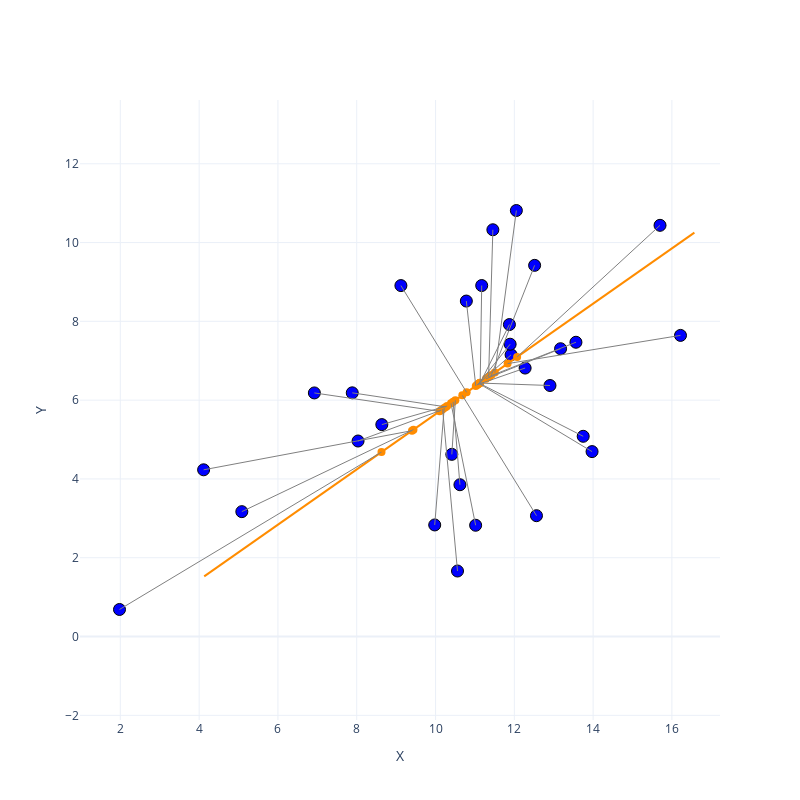

Write notebook code for a chart like this one.
### Markdown cell above
### Visualize PPCA projections with given variance $\sigma^2$

### Code cell
sigma2 = 10
ppca_sigma_fixed = PPCA_closed_form(nb_components=1, sigma2 = sigma2)

ppca_sigma_fixed.fit(X)
projections_sigma_fixed = ppca_sigma_fixed.transform(X)
W = ppca_sigma_fixed.W
eigenvector = ppca_sigma_fixed.components

projections_ppca_sigma_fixed_2d = projections_sigma_fixed @ W.T + mean_X
plot_fig_projections(X, projections_ppca_sigma_fixed_2d, line_scale = 4.5)
print("Likelihood : ", get_likelihood(X, W, sigma2=sigma2))

### Figure 1 — Plotly figure (JSON) as saved in the notebook; plotly's stock layout.template omitted (floating-point values rounded to 4 significant figures)
{"data": [{"marker": {"color": "blue", "line": {"color": "black", "width": 1}, "size": 12}, "mode": "markers", "name": "Original data", "showlegend": false, "type": "scatter", "x": [13.75, 11.92, 7.886, 11.89, 4.113, 13.17, 13.97, 8.034, 11.17, 9.121, 9.979, 15.7, 11.02, 5.083, 12.05, 6.925, 10.56, 8.637, 12.52, 11.46, 1.979, 10.78, 10.41, 12.27, 11.88, 13.56, 12.56, 10.62, 12.91, 16.22], "y": [5.082, 7.15, 6.185, 7.419, 4.232, 7.305, 4.694, 4.962, 8.909, 8.908, 2.832, 10.44, 2.824, 3.17, 10.81, 6.183, 1.663, 5.379, 9.421, 10.32, 0.6864, 8.515, 4.624, 6.814, 7.919, 7.469, 3.067, 3.853, 6.371, 7.643]}, {"marker": {"color": "darkorange", "size": 8}, "mode": "markers", "name": "Projections", "showlegend": false, "type": "scatter", "x": [11.12, 11.05, 10.26, 11.08, 9.402, 11.28, 11.11, 10.14, 11.13, 10.79, 10.22, 12.07, 10.39, 9.44, 11.5, 10.1, 10.18, 10.29, 11.42, 11.35, 8.629, 11.02, 10.5, 11.07, 11.14, 11.37, 10.68, 10.45, 11.13, 11.83], "y": [6.426, 6.382, 5.829, 6.401, 5.225, 6.542, 6.421, 5.745, 6.439, 6.198, 5.798, 7.097, 5.92, 5.251, 6.699, 5.716, 5.77, 5.851, 6.639, 6.589, 4.682, 6.361, 5.997, 6.396, 6.44, 6.602, 6.121, 5.958, 6.434, 6.928]}, {"line": {"color": "darkorange", "width": 2}, "mode": "lines", "name": "Principal direction", "showlegend": false, "type": "scatter", "x": [4.129, 16.57], "y": [1.525, 10.25]}, {"line": {"color": "gray", "width": 1}, "mode": "lines", "showlegend": false, "type": "scatter", "x": [13.75, 11.12], "y": [5.082, 6.426]}, {"line": {"color": "gray", "width": 1}, "mode": "lines", "showlegend": false, "type": "scatter", "x": [11.92, 11.05], "y": [7.15, 6.382]}, {"line": {"color": "gray", "width": 1}, "mode": "lines", "showlegend": false, "type": "scatter", "x": [7.886, 10.26], "y": [6.185, 5.829]}, {"line": {"color": "gray", "width": 1}, "mode": "lines", "showlegend": false, "type": "scatter", "x": [11.89, 11.08], "y": [7.419, 6.401]}, {"line": {"color": "gray", "width": 1}, "mode": "lines", "showlegend": false, "type": "scatter", "x": [4.113, 9.402], "y": [4.232, 5.225]}, {"line": {"color": "gray", "width": 1}, "mode": "lines", "showlegend": false, "type": "scatter", "x": [13.17, 11.28], "y": [7.305, 6.542]}, {"line": {"color": "gray", "width": 1}, "mode": "lines", "showlegend": false, "type": "scatter", "x": [13.97, 11.11], "y": [4.694, 6.421]}, {"line": {"color": "gray", "width": 1}, "mode": "lines", "showlegend": false, "type": "scatter", "x": [8.034, 10.14], "y": [4.962, 5.745]}, {"line": {"color": "gray", "width": 1}, "mode": "lines", "showlegend": false, "type": "scatter", "x": [11.17, 11.13], "y": [8.909, 6.439]}, {"line": {"color": "gray", "width": 1}, "mode": "lines", "showlegend": false, "type": "scatter", "x": [9.121, 10.79], "y": [8.908, 6.198]}, {"line": {"color": "gray", "width": 1}, "mode": "lines", "showlegend": false, "type": "scatter", "x": [9.979, 10.22], "y": [2.832, 5.798]}, {"line": {"color": "gray", "width": 1}, "mode": "lines", "showlegend": false, "type": "scatter", "x": [15.7, 12.07], "y": [10.44, 7.097]}, {"line": {"color": "gray", "width": 1}, "mode": "lines", "showlegend": false, "type": "scatter", "x": [11.02, 10.39], "y": [2.824, 5.92]}, {"line": {"color": "gray", "width": 1}, "mode": "lines", "showlegend": false, "type": "scatter", "x": [5.083, 9.44], "y": [3.17, 5.251]}, {"line": {"color": "gray", "width": 1}, "mode": "lines", "showlegend": false, "type": "scatter", "x": [12.05, 11.5], "y": [10.81, 6.699]}, {"line": {"color": "gray", "width": 1}, "mode": "lines", "showlegend": false, "type": "scatter", "x": [6.925, 10.1], "y": [6.183, 5.716]}, {"line": {"color": "gray", "width": 1}, "mode": "lines", "showlegend": false, "type": "scatter", "x": [10.56, 10.18], "y": [1.663, 5.77]}, {"line": {"color": "gray", "width": 1}, "mode": "lines", "showlegend": false, "type": "scatter", "x": [8.637, 10.29], "y": [5.379, 5.851]}, {"line": {"color": "gray", "width": 1}, "mode": "lines", "showlegend": false, "type": "scatter", "x": [12.52, 11.42], "y": [9.421, 6.639]}, {"line": {"color": "gray", "width": 1}, "mode": "lines", "showlegend": false, "type": "scatter", "x": [11.46, 11.35], "y": [10.32, 6.589]}, {"line": {"color": "gray", "width": 1}, "mode": "lines", "showlegend": false, "type": "scatter", "x": [1.979, 8.629], "y": [0.6864, 4.682]}, {"line": {"color": "gray", "width": 1}, "mode": "lines", "showlegend": false, "type": "scatter", "x": [10.78, 11.02], "y": [8.515, 6.361]}, {"line": {"color": "gray", "width": 1}, "mode": "lines", "showlegend": false, "type": "scatter", "x": [10.41, 10.5], "y": [4.624, 5.997]}, {"line": {"color": "gray", "width": 1}, "mode": "lines", "showlegend": false, "type": "scatter", "x": [12.27, 11.07], "y": [6.814, 6.396]}, {"line": {"color": "gray", "width": 1}, "mode": "lines", "showlegend": false, "type": "scatter", "x": [11.88, 11.14], "y": [7.919, 6.44]}, {"line": {"color": "gray", "width": 1}, "mode": "lines", "showlegend": false, "type": "scatter", "x": [13.56, 11.37], "y": [7.469, 6.602]}, {"line": {"color": "gray", "width": 1}, "mode": "lines", "showlegend": false, "type": "scatter", "x": [12.56, 10.68], "y": [3.067, 6.121]}, {"line": {"color": "gray", "width": 1}, "mode": "lines", "showlegend": false, "type": "scatter", "x": [10.62, 10.45], "y": [3.853, 5.958]}, {"line": {"color": "gray", "width": 1}, "mode": "lines", "showlegend": false, "type": "scatter", "x": [12.91, 11.13], "y": [6.371, 6.434]}, {"line": {"color": "gray", "width": 1}, "mode": "lines", "showlegend": false, "type": "scatter", "x": [16.22, 11.83], "y": [7.643, 6.928]}], "layout": {"autosize": false, "height": 800, "plot_bgcolor": "white", "width": 800, "xaxis": {"scaleanchor": "y", "title": {"text": "X"}}, "yaxis": {"title": {"text": "Y"}}}}
